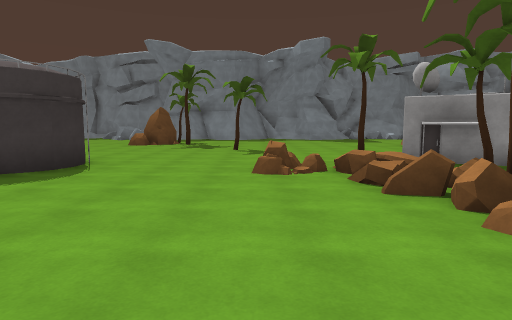
View 1 (above)

24 first-person views from a walk through a 3-D level made in the Unity game engine. The camera is 1.5 m above the floor, tilts 6° down and sees 75° across. The floor is counted in squares, 2 m on a side. Each view is taken from the middle of a square. On the plan, view 1 faces up. The plan holds only what a view shows up to about 11 squares ahead; the rest is blank. The place goes on beyond the plan. Some animated figures are left out. Surface patterns are stand-ins for the level's own textures.

View 2
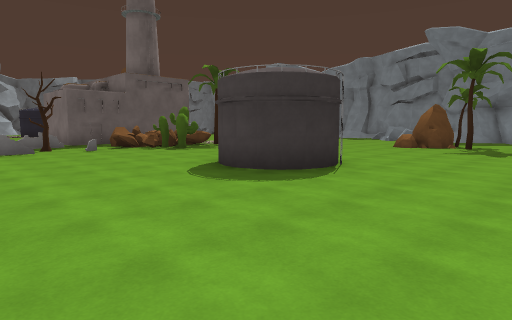

View 3
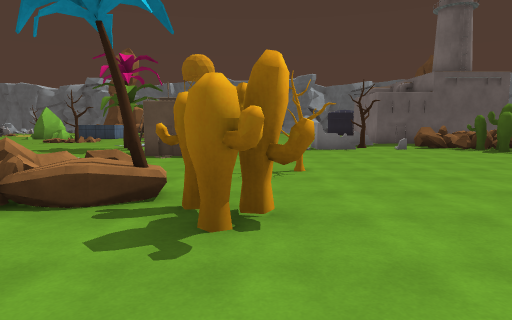

View 4
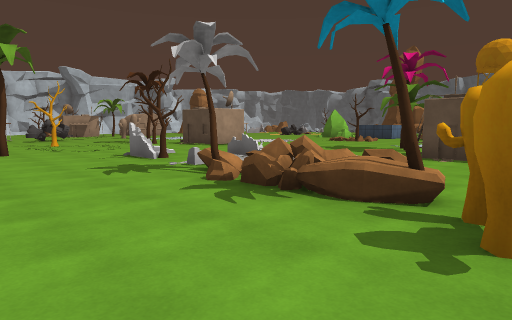

View 5
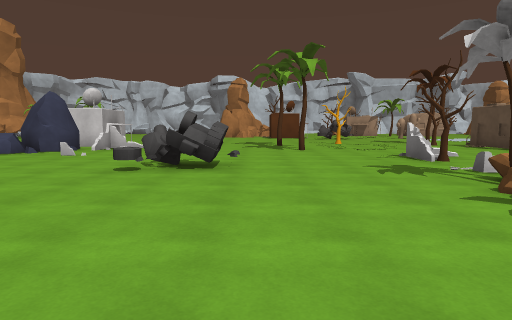

View 6
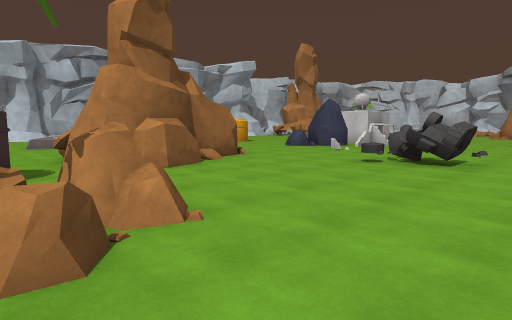

View 7
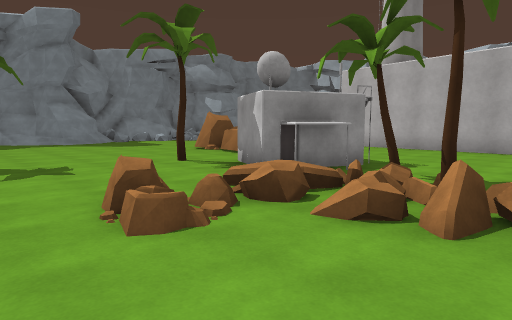

View 8
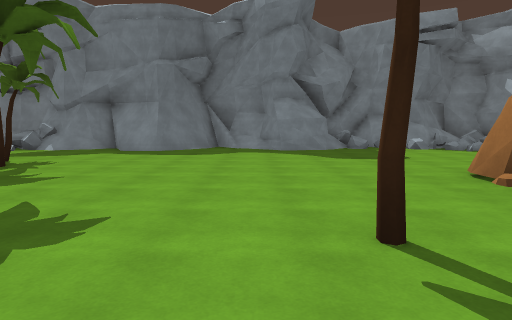

View 9
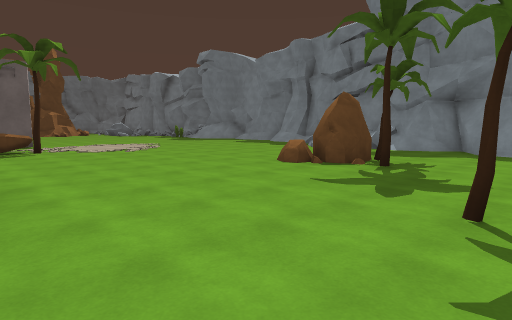

View 10
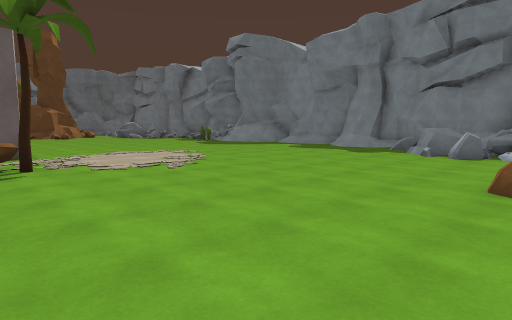

View 11
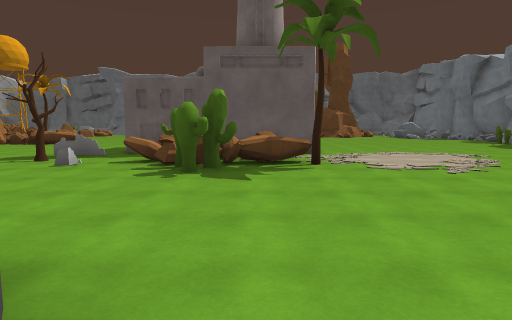

View 12
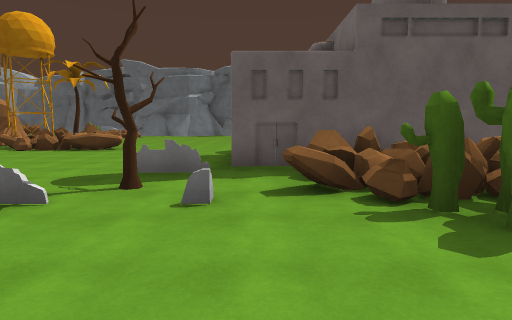

View 13
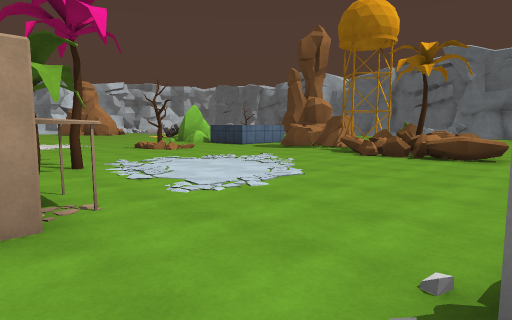

View 14
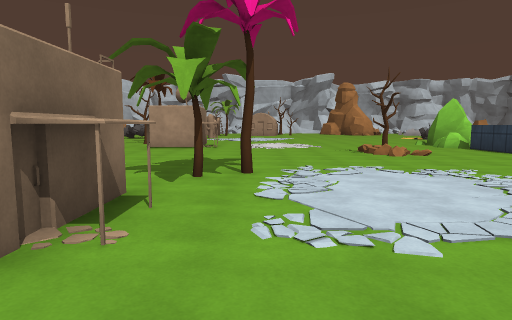

View 15
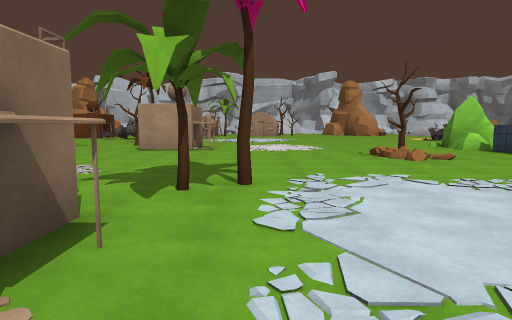

View 16
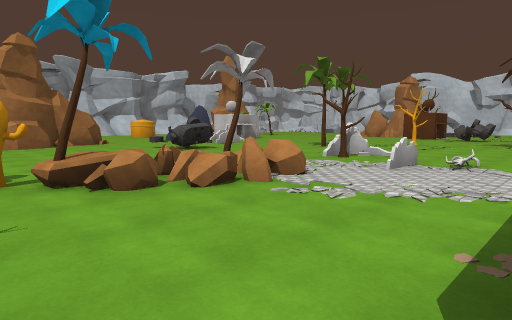

View 17
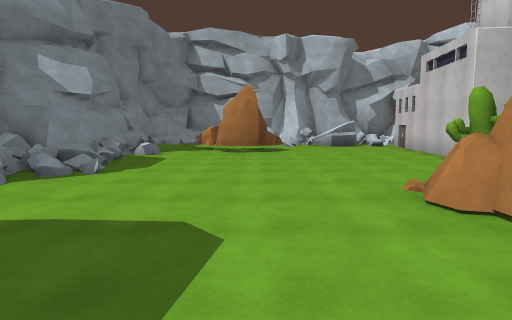

View 18
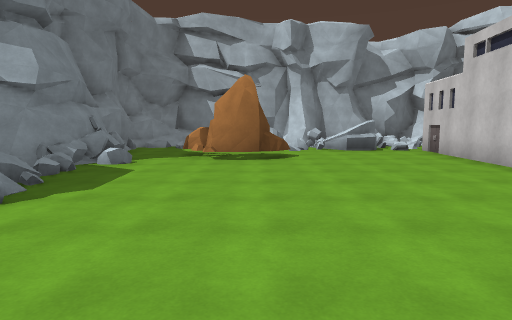

View 19
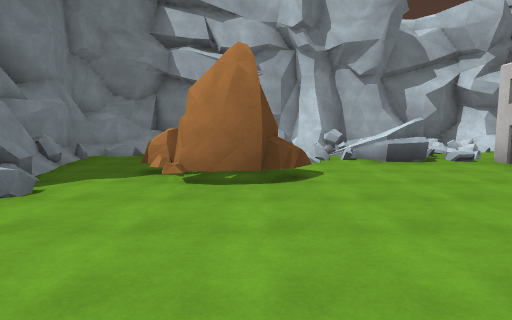

View 20
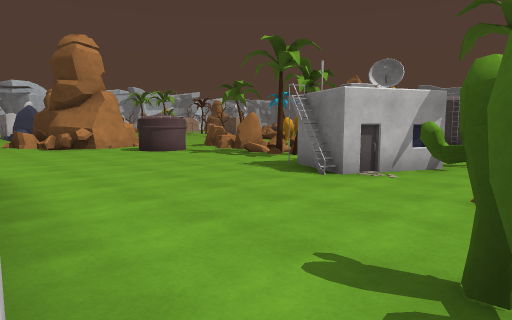

View 21
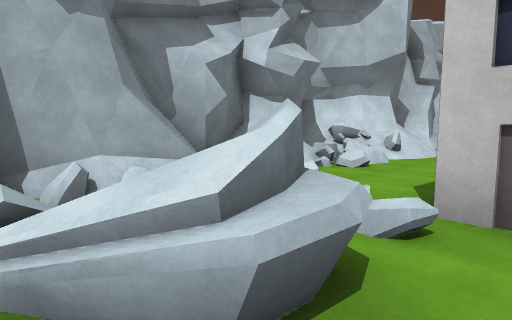

View 22
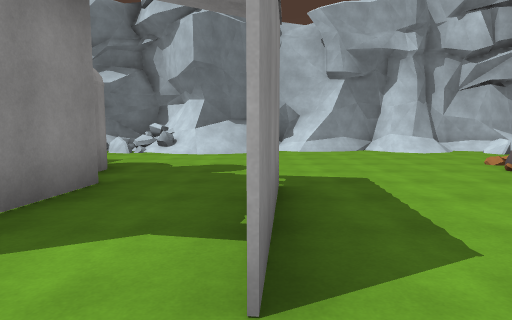

View 23
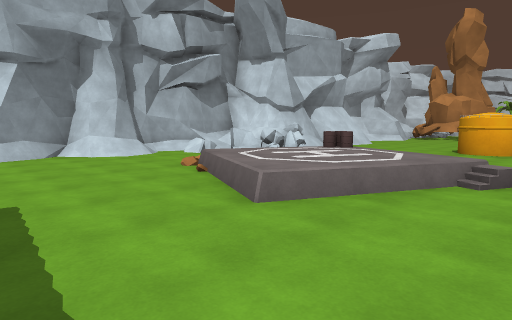

View 24
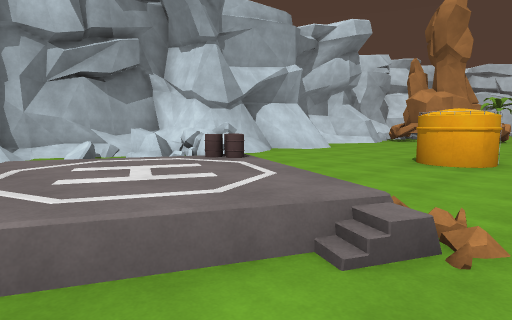

### Floor plan
Key: @ floor where view 1 was taken; # wall or solid block; . main floor; : floor 0.5 m higher than the main floor; / step, stairs or slope; = window, fence, low wall or low ledge; ^ raised ledge; O other object.
Columns run from 18 left of view 1 to 19 right of it. Each row starts with its distance up from view 1.
 18          .=^#######//##== ==#########
 17         ...=#=/.##/..##...##.=#...#=##
 16    ..  ...........................  #
 15    ...........................OO.
 14    ...........OO...............#..
 13    ...........OO.................=.=#
 12    .....................O........=###
 11   .....................OO .......=#=#
 10   ...............O.....OO OO.....##=#
  9      #=OO............O......######.=#
  8      #OO..............O.....#    ..###
  7      #OOOO...##......#OO....#    .../#
  6      #OO.....##...O=#OOO....#     .=##
  5      #.......##.....=O......#####..==#
  4 ......O.............=O............./##
  3 .. ...OO............#=............./#
  2 .. .....O...........OO......###..../##
  1 .O...........O.....OO OO............/#
  0 OO.............OO.@.O .O............##
 -1 OO......OO ....O.......###..........#
 -2 OO......OO#...OO.......###...===....#
 -3 #O......#O....OO.......###^..:::=...#
 -4 .......OO....OOO........#  .=/:=. ..#
 -5  .......................#  ../##  ==#
 -6  ..........OO......OO....  ....  =^=#
 -7  ...O.........O....O.....   .....#####
 -8 ^.. O....................   ......##
 -9 ^.. ................ O..OO  OO..../#
-10 OO. .....##......O..  .OOO  .O....##
-11 O.. .....O#.........          ....#

Where each view was taken, in squares from view 1:
view 1: 0 up, 0 right, facing up
view 2: 1 up, 0 right, facing up-left
view 3: 0 up, 0 right, facing left
view 4: 0 up, 0 right, facing down-left
view 5: 0 up, 0 right, facing down
view 6: 1 up, 1 left, facing down-right
view 7: 3 up, 1 left, facing up-right
view 8: 7 up, 2 right, facing up
view 9: 7 up, 0 right, facing up-left
view 10: 8 up, 4 left, facing up-left
view 11: 8 up, 4 left, facing left
view 12: 5 up, 7 left, facing left
view 13: 2 up, 9 left, facing down-left
view 14: 1 up, 11 left, facing down
view 15: 0 up, 11 left, facing down
view 16: 0 up, 8 left, facing down-right
view 17: 14 up, 3 right, facing right
view 18: 14 up, 5 right, facing right
view 19: 14 up, 8 right, facing right
view 20: 10 up, 10 right, facing down-left
view 21: 12 up, 14 right, facing down-right
view 22: 2 up, 8 right, facing right
view 23: 1 up, 9 right, facing down-right
view 24: 2 down, 9 right, facing down-right
